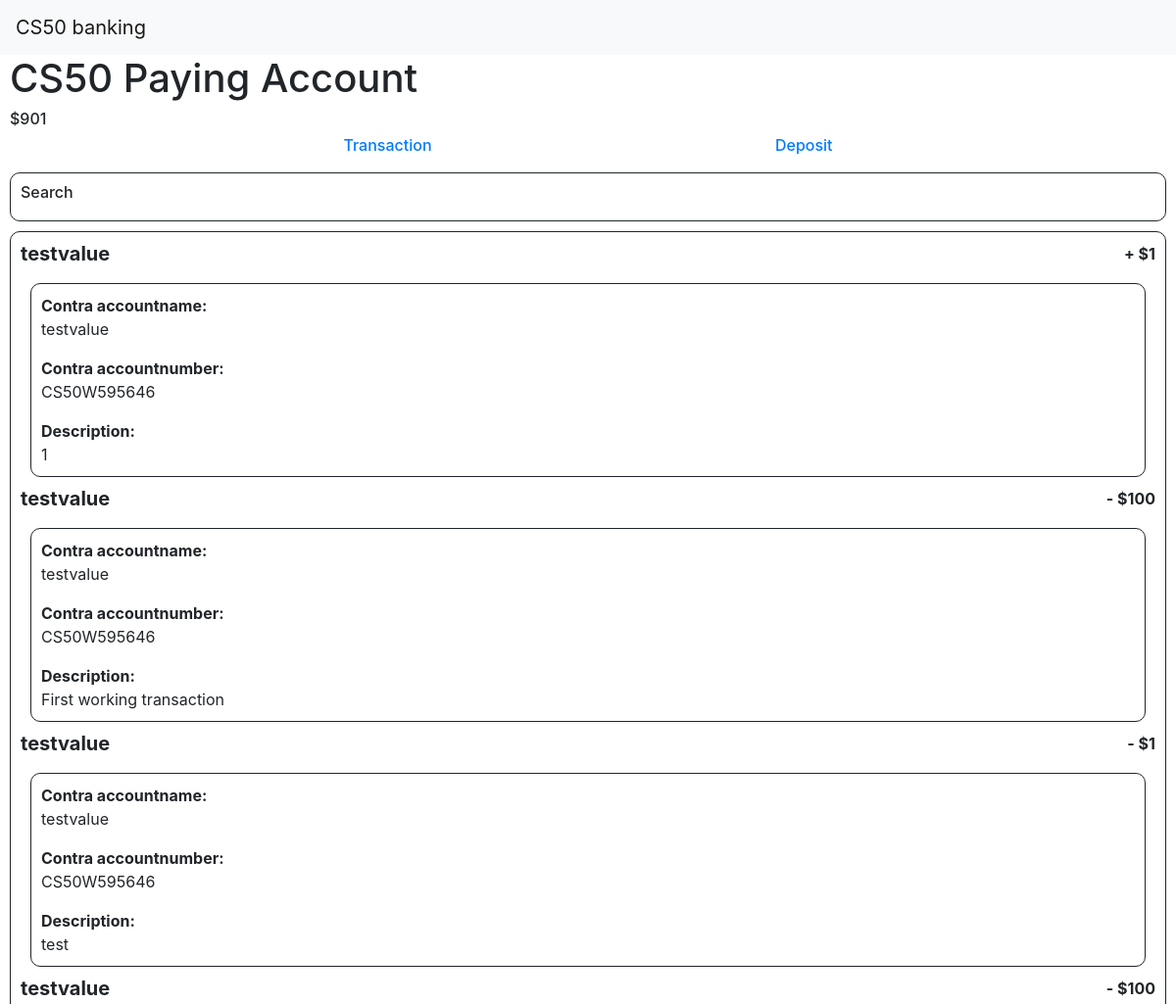
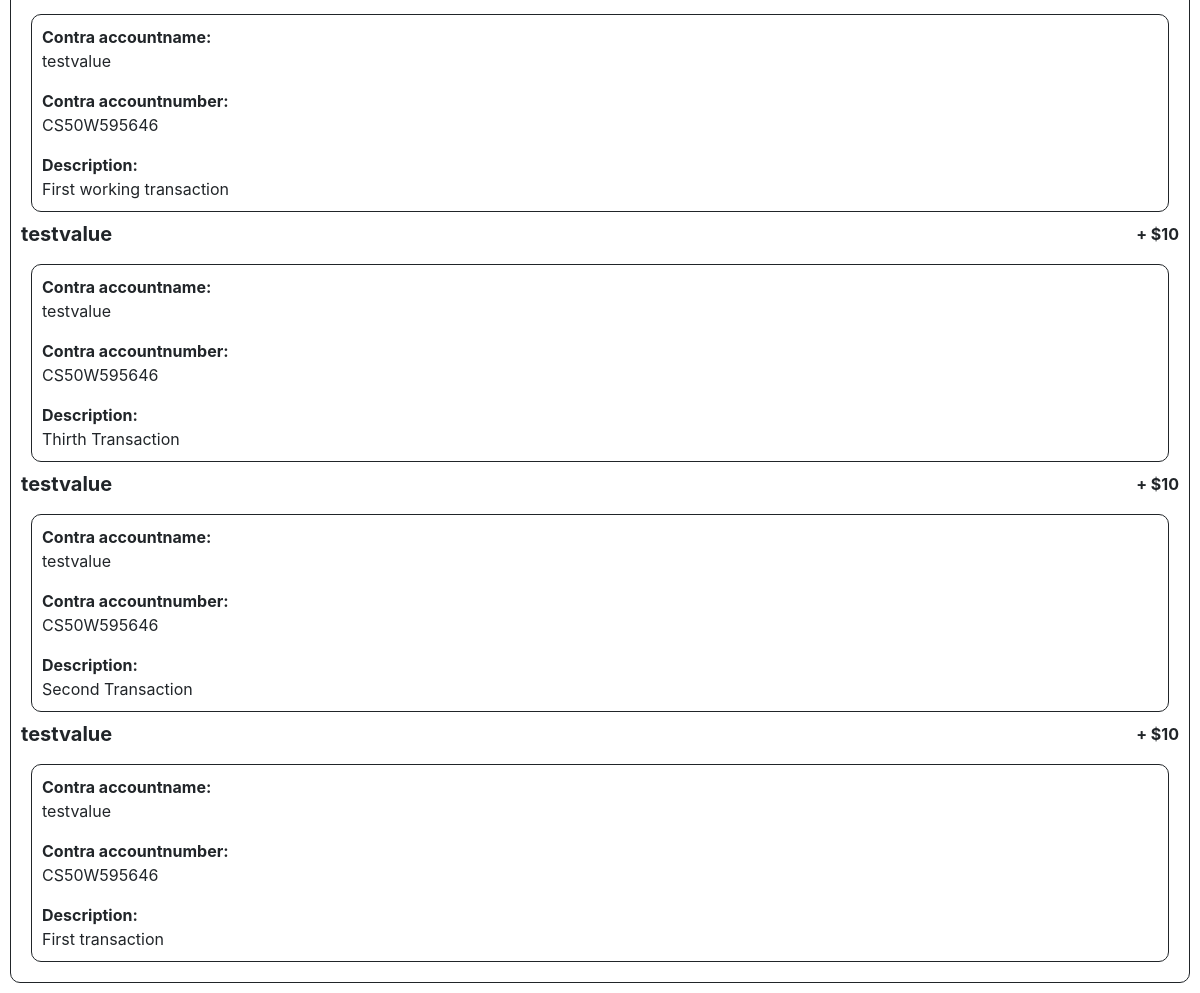
The app's page /account/10, older data (2 pictures, top to bottom).
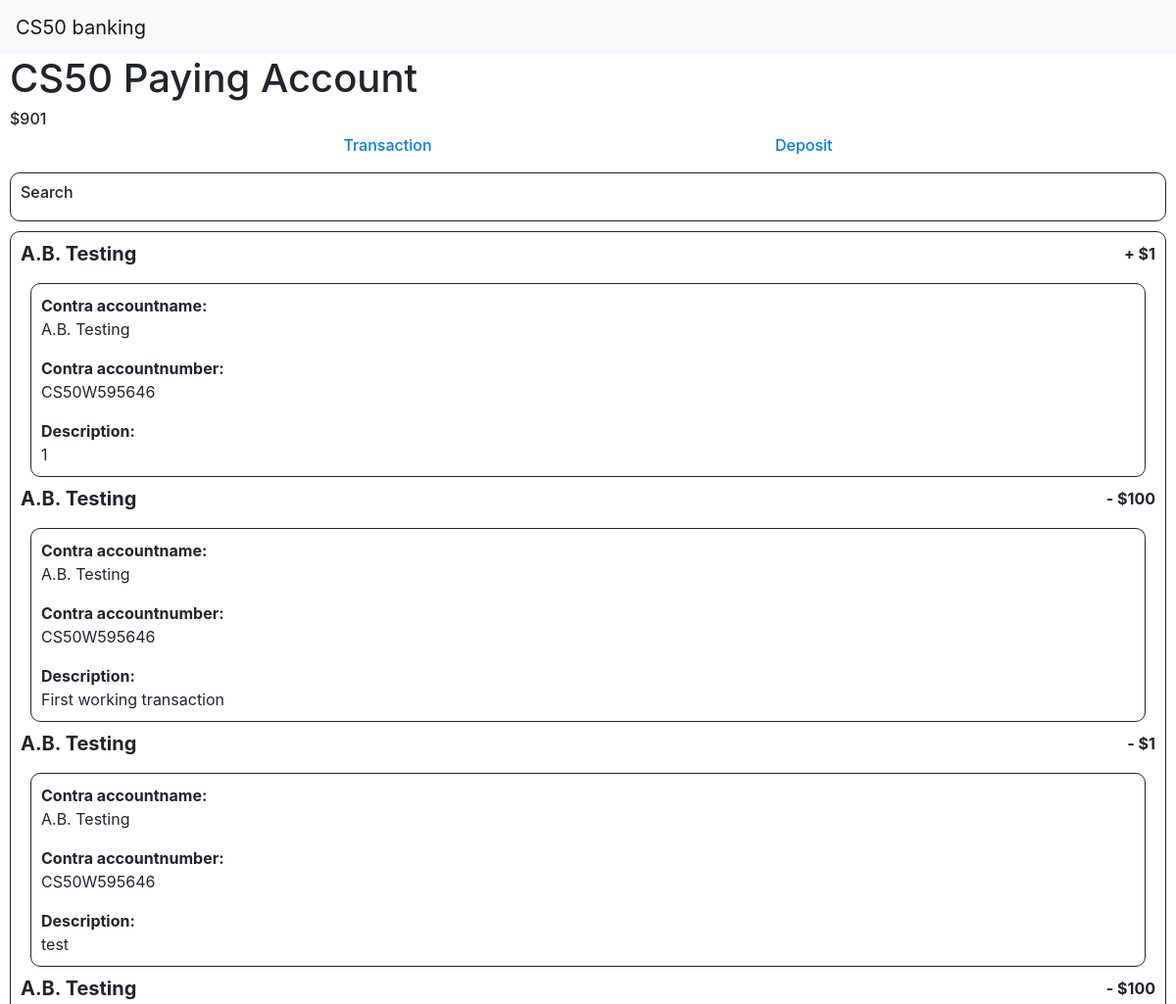
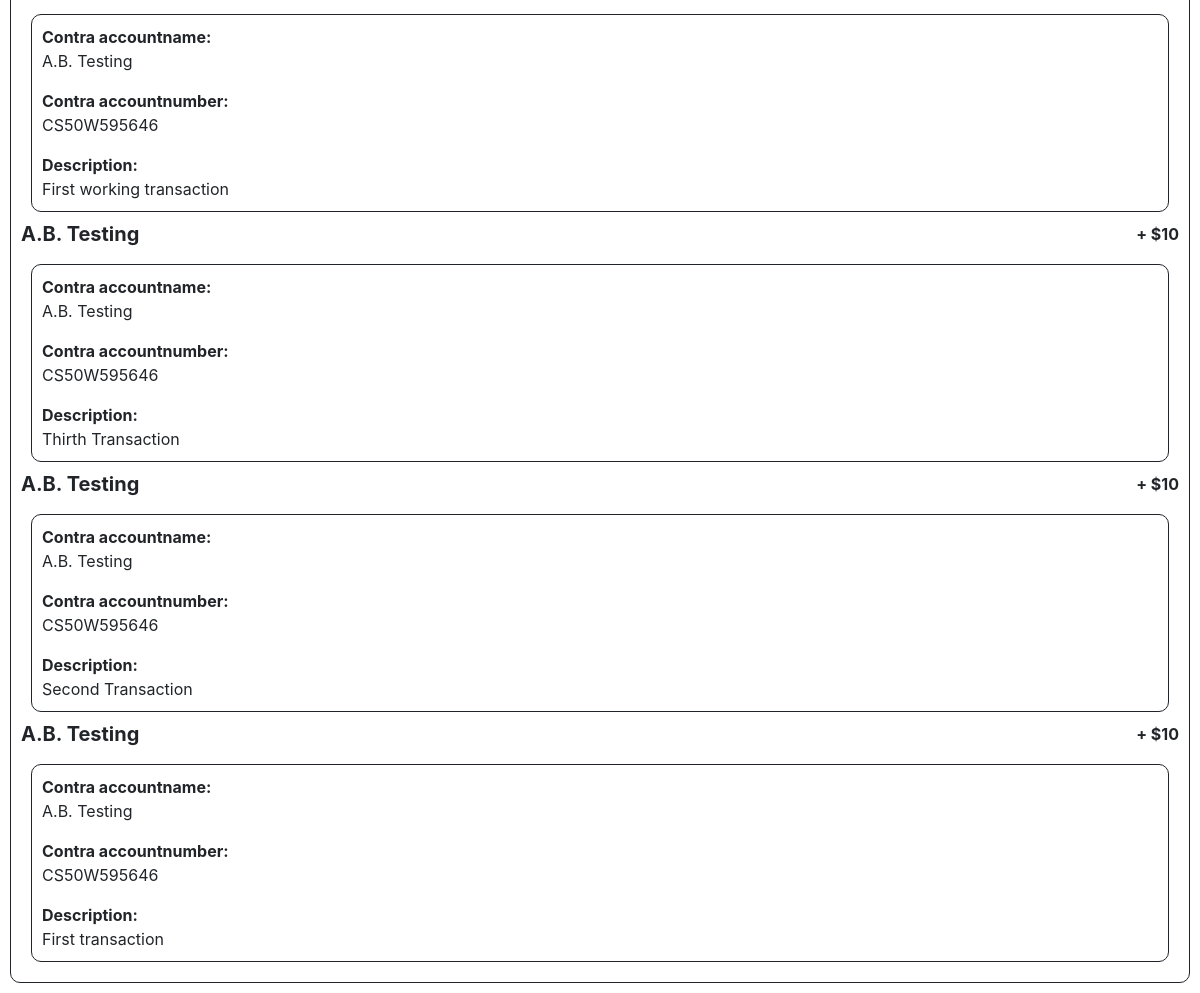
The same page, newer data (2 pictures, top to bottom).
### bank/models.py (models this page shows, shortened)
class Bankaccount(models.Model):
    holder = models.ManyToManyField('User', blank=False, related_name="account")
    holder_name = models.CharField(max_length=150)
    name = models.CharField(max_length=50)
    number = models.CharField(max_length=18, unique=True)
    amount = models.IntegerField()
    type = models.CharField(max_length=4)
    interest = models.IntegerField()

class Transaction(models.Model):
    description = models.CharField(max_length=100)
    sender = models.ForeignKey('Bankaccount', on_delete=models.PROTECT, blank=True, null=True, related_name="send_transaction")
    receiver = models.ForeignKey('Bankaccount', on_delete=models.PROTECT, related_name="receive_transaction")
    amount = models.IntegerField()
    date = models.DateTimeField()

### bank/views.py (the view)
# urls.py: path("account/<int:id>", views.account, name="account"),
def account(request, id):
    account = Bankaccount.objects.get(pk=id)
    send_list = account.send_transaction.all()
    receive_list = account.receive_transaction.all()
    transaction_list = send_list | receive_list
    return render(request, "bank/account.html", {
        "account": account,
        "transactions": transaction_list.order_by("-date").all()
    })

### bank/templates/bank/account.html (shortened to what this page needs)
{% extends "bank/layout.html" %}
{% load static %}
{% block body %}
    <div id="account_name_amount">
        <h1>{{ account.name }}</h1>
        <h6>${{ account.amount }}</h6>
    </div>
    <div id="account_actions">
        <a id="account_transaction" href="{% url 'transaction' %}"><h6>Transaction</h6></a>
        <a id="account_deposit" href="{% url 'deposit' %}"><h6>Deposit</h6></a>
    </div>
    <div id="account_search">
        <h6>Search</h6>
    </div>
    <div id="account_transactions">
        {% for transaction in transactions %}
            <div class="transaction_flex" id="transaction{{ transaction.id }}">
                {% if transaction.sender == none %}
                    <h5><b>CS50 Bank</b></h5>
                {% elif account == transaction.sender %}
                    <h5><b>{{ transaction.receiver.holder_name }}</b></h5>
                {% elif account == transaction.receiver %}
                    <h5><b>{{ transaction.sender.holder_name}}</b></h5>
                {% endif %}
                {% if account == transaction.sender %}
                    <b>- ${{ transaction.amount }}</b>
                {% elif account == transaction.receiver %}
                    <b>+ ${{ transaction.amount }}</b>
                {% endif %}
            </div>
            <div class="transaction_extra" id="transaction_extra{{ transaction.id }}">
                <p>
                    <b>Contra accountname:</b><br>
                    {% if transaction.sender == none %}
                        <span>CS50 Bank</span>
                    {% elif account == transaction.sender %}
                        <span>{{ transaction.sender.holder_name }}</span>
                    {% elif account == transaction.receiver %}
                        <span>{{ transaction.receiver.holder_name }}</span>
                    {% endif %}
                </p>
                <p>
                    <b>Contra accountnumber:</b><br>
                    {% if transaction.sender == none %}
                        <span>No accountnumber</span>
                    {% elif account == transaction.sender %}
                        <span>{{ transaction.sender.number }}</span>
                    {% elif account == transaction.receiver %}
                        <span>{{ transaction.receiver.number }}</span>
                    {% endif %}
                </p>
                <div>
                    <b>Description:</b><br>
                    <span>{{ transaction.description }}</span>
                </div>
            </div>
        {% endfor %}
    </div>
{% endblock%}

### bank/templates/bank/layout.html (shortened to what this page needs)
{% load static %}
<!DOCTYPE html>
<html lang="en">
<head>
  <link href="{% static 'bank/styles.css' %}" rel="stylesheet">
  <link rel="stylesheet" href="https://cdn.jsdelivr.net/npm/bootstrap@4.3.1/dist/css/bootstrap.min.css">
</head>
<body>
    <header>
        <nav class="navbar navbar-expand-lg navbar-light bg-light">
            <a class="navbar-brand" href="{% url 'index' %}">CS50 banking</a>
        </nav>
    </header>
    <div class="body">
        {% block body %}
        {% endblock %}
    </div>
</body>
</html>

### bank/static/bank/styles.css (style rules this page uses)
#index_paying, #index_saving, #account_transactions, .transaction_extra { border: 1px solid; border-radius: 10px; margin: 10px; padding: 10px; }
#paying_account_flex, #saving_account_flex, .transaction_flex { display: flex; flex-direction: row; justify-content: space-between; cursor: pointer; }
#account_search { border: 1px solid; border-radius: 10px; margin: 10px; padding: 10px; }
#account_actions, #index_actions { display: flex; flex-direction: row; justify-content: space-evenly; }
#account_name_amount { margin-left: 10px; }

Row changes from the older to the newer data that the page shows:
changed through a linked row, Transaction (number 1 of 7 on the later page): sender.holder_name "testvalue" → "A.B. Testing"; receiver.holder_name "testvalue" → "A.B. Testing"
changed through a linked row, Transaction (number 2 of 7 on the later page): receiver.holder_name "testvalue" → "A.B. Testing"; sender.holder_name "testvalue" → "A.B. Testing"
changed through a linked row, Transaction "test": receiver.holder_name "testvalue" → "A.B. Testing"; sender.holder_name "testvalue" → "A.B. Testing"
changed through a linked row, Transaction (number 4 of 7 on the later page): receiver.holder_name "testvalue" → "A.B. Testing"; sender.holder_name "testvalue" → "A.B. Testing"
changed through a linked row, Transaction "Thirth Transaction": sender.holder_name "testvalue" → "A.B. Testing"; receiver.holder_name "testvalue" → "A.B. Testing"
changed through a linked row, Transaction "Second Transaction": sender.holder_name "testvalue" → "A.B. Testing"; receiver.holder_name "testvalue" → "A.B. Testing"
changed through a linked row, Transaction "First transaction": sender.holder_name "testvalue" → "A.B. Testing"; receiver.holder_name "testvalue" → "A.B. Testing"
